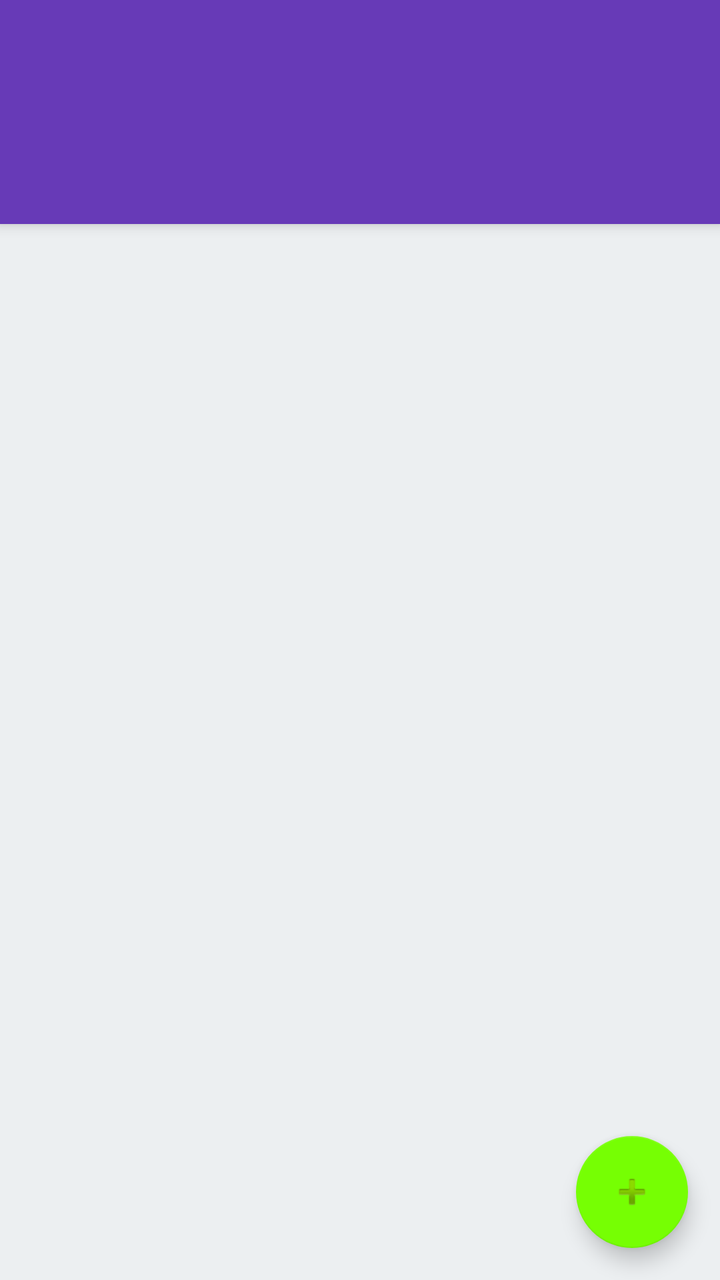
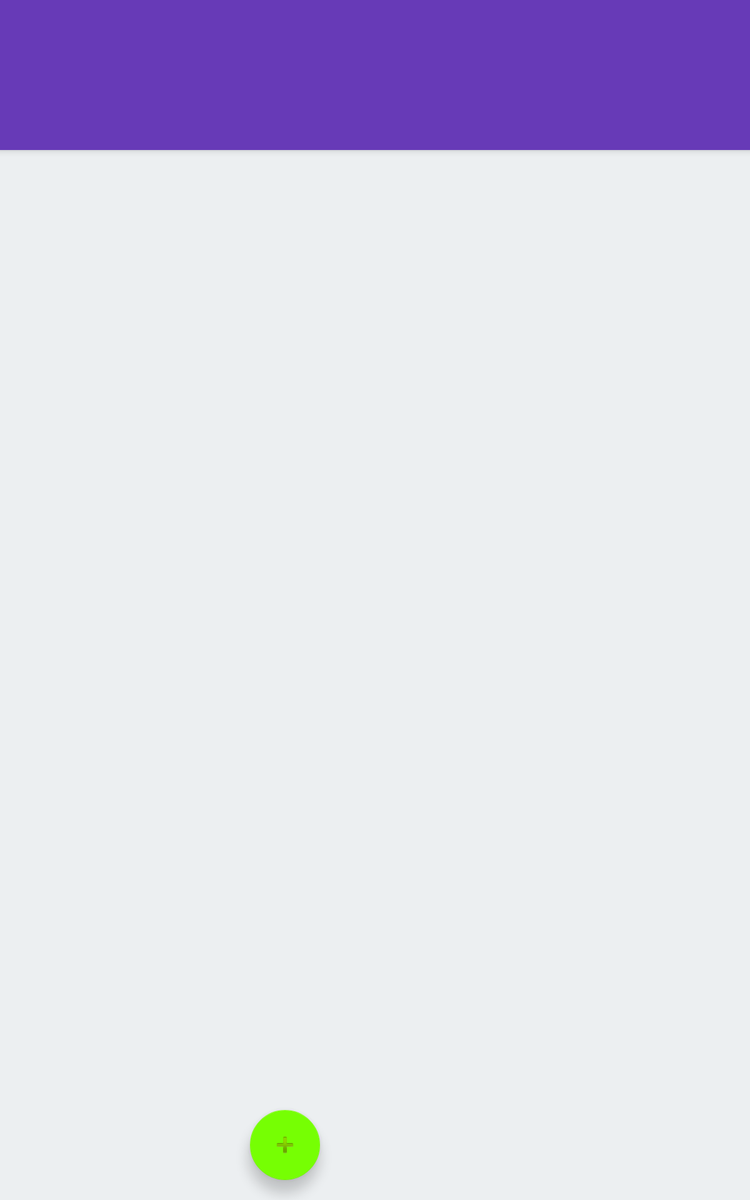

One screen, two layout resources from the same app: the default and the repository's alternative for another configuration. Each is rendered where Android would select it; the XML of both is given below.
<!-- AndroidManifest.xml: activity theme AppTheme.NoActionBar -->
<!-- res/layout/activity_main.xml -->
<?xml version="1.0" encoding="utf-8"?>
<android.support.design.widget.CoordinatorLayout
    xmlns:android="http://schemas.android.com/apk/res/android"
    xmlns:app="http://schemas.android.com/apk/res-auto"
    xmlns:tools="http://schemas.android.com/tools"
    android:id="@+id/main_content"
    android:layout_width="match_parent"
    android:layout_height="match_parent"
    android:fitsSystemWindows="true"
    tools:context=".activities.MainActivity">

    <android.support.design.widget.AppBarLayout
        android:id="@+id/appbar"
        android:layout_width="match_parent"
        android:layout_height="wrap_content"
        android:paddingTop="@dimen/appbar_padding_top"
        android:theme="@style/AppTheme.AppBarOverlay"
        app:elevation="@dimen/card_elevation">

        <android.support.v7.widget.Toolbar
            app:logoDescription="@string/menu_about"
            android:id="@+id/toolbar"
            android:layout_width="match_parent"
            android:layout_height="?attr/actionBarSize"
            android:background="@android:color/transparent"
            app:layout_scrollFlags="scroll|enterAlways"
            app:popupTheme="@style/AppTheme.PopupOverlay" />

            <android.support.design.widget.TabLayout
                android:contentDescription="@string/tabs_title_category_item_and_co_workers"
                android:id="@+id/tabs"
                android:layout_width="match_parent"
                android:layout_height="wrap_content"
                app:tabSelectedTextColor="@color/white"
                app:tabTextColor="@color/blue_grey_500" />

    </android.support.design.widget.AppBarLayout>


        <android.support.v4.view.ViewPager
            android:contentDescription="@string/this_view_pager_has_three_fragments"
            android:id="@+id/container"
            android:layout_width="match_parent"
            android:layout_height="match_parent"
            android:paddingStart="@dimen/activity_horizontal_margin"
            android:paddingLeft="@dimen/activity_horizontal_margin"
            android:paddingEnd="@dimen/activity_horizontal_margin"
            android:paddingRight="@dimen/activity_horizontal_margin"
            app:layout_behavior="@string/appbar_scrolling_view_behavior" />


    <android.support.design.widget.FloatingActionButton
        android:contentDescription="@string/floating_action_button"
        android:id="@+id/fab"
        android:layout_width="wrap_content"
        android:layout_height="wrap_content"
        android:layout_gravity="end|bottom"
        android:layout_margin="@dimen/fab_margin"
        android:src="@android:drawable/ic_input_add" />

</android.support.design.widget.CoordinatorLayout>
<!-- resources referenced by this layout -->
<resources>
  <color name="blue_grey_500">#607D8B</color>
  <color name="white">#FFFFFF</color>
  <dimen name="activity_horizontal_margin">16dp</dimen>
  <dimen name="appbar_padding_top">8dp</dimen>
  <dimen name="card_elevation">4dp</dimen>
  <dimen name="fab_margin">16dp</dimen>
  <string name="floating_action_button">Floating Action Button</string>
  <string name="menu_about">About</string>
  <string name="tabs_title_category_item_and_co_workers">Tabs title, Category, Item and Co-workers</string>
  <string name="this_view_pager_has_three_fragments">This view pager has three fragments</string>
  <style name="AppTheme.AppBarOverlay" parent="ThemeOverlay.AppCompat.Dark.ActionBar">
          <item name="android:textColorPrimary">@color/white</item>
  
      </style>
  <style name="AppTheme.PopupOverlay" parent="ThemeOverlay.AppCompat.Light">
      </style>
  <!-- from res/values-v21/ -->
  <style name="AppTheme.NoActionBar">
          <item name="windowActionBar">false</item>
          <item name="windowNoTitle">true</item>
          <item name="android:windowDrawsSystemBarBackgrounds">true</item>
          <item name="android:windowExitTransition">@transition/grid_exit</item>
          <item name="android:windowReenterTransition">@android:transition/slide_top</item>
      </style>
</resources>
<!-- res/layout-sw600dp/activity_main.xml (the repository's variant of the layout above) -->
<!-- drawn on a 7-inch tablet held upright -->
<?xml version="1.0" encoding="utf-8"?>
<android.support.design.widget.CoordinatorLayout
    xmlns:android="http://schemas.android.com/apk/res/android"
    xmlns:app="http://schemas.android.com/apk/res-auto"
    xmlns:tools="http://schemas.android.com/tools"
    android:id="@+id/main_content"
    android:layout_width="match_parent"
    android:layout_height="match_parent"
    android:fitsSystemWindows="true"
    tools:context=".activities.MainActivity">

    <android.support.design.widget.AppBarLayout
        android:id="@+id/appbar"
        android:layout_width="match_parent"
        android:layout_height="wrap_content"
        android:paddingTop="@dimen/appbar_padding_top"
        android:theme="@style/AppTheme.AppBarOverlay"
        app:elevation="@dimen/size_half">

        <android.support.v7.widget.Toolbar
            android:id="@+id/toolbar"
            android:layout_width="match_parent"
            android:layout_height="?attr/actionBarSize"
            android:background="@android:color/transparent"
            app:layout_scrollFlags="scroll|enterAlways"
            app:popupTheme="@style/AppTheme.PopupOverlay" />

        <LinearLayout
            android:layout_width="match_parent"
            android:layout_height="match_parent"
            android:orientation="horizontal">

            <android.support.design.widget.TabLayout
                android:id="@+id/tabs"
                android:layout_width="0dp"
                android:layout_height="wrap_content"
                android:layout_weight="1"
                app:tabSelectedTextColor="@color/white"
                app:tabTextColor="@color/blue_grey_500" />

            <android.support.design.widget.TabLayout
                android:id="@+id/tabs2"
                android:layout_width="0dp"
                android:layout_height="wrap_content"
                android:layout_weight="2"
                app:tabSelectedTextColor="@color/white"
                app:tabTextColor="@color/blue_grey_500" />


        </LinearLayout>


    </android.support.design.widget.AppBarLayout>

    <LinearLayout
        android:layout_width="match_parent"
        android:layout_height="match_parent"
        app:layout_behavior="@string/appbar_scrolling_view_behavior">

        <android.support.v4.view.ViewPager
            android:id="@+id/container"
            android:layout_width="0dp"
            android:layout_height="match_parent"
            android:layout_weight="1"
            android:paddingEnd="@dimen/activity_horizontal_margin"
            android:paddingLeft="@dimen/activity_horizontal_margin"
            android:paddingRight="@dimen/activity_horizontal_margin"
            android:paddingStart="@dimen/activity_horizontal_margin"
            app:layout_behavior="@string/appbar_scrolling_view_behavior" />

        <FrameLayout
            android:id="@+id/container2"
            android:layout_width="0dp"
            android:layout_height="match_parent"
            android:layout_weight="2" />

    </LinearLayout>

    <android.support.design.widget.FloatingActionButton
        android:id="@+id/fab"
        android:layout_width="wrap_content"
        android:layout_height="wrap_content"
        android:layout_gravity="end|bottom"
        android:layout_margin="@dimen/fab_margin"
        android:src="@android:drawable/ic_input_add"
        app:layout_anchor="@id/container"
        app:layout_anchorGravity="bottom|right|end"
        />

</android.support.design.widget.CoordinatorLayout>
<!-- resources referenced by the variant -->
<!-- as a 7-inch tablet held upright resolves them -->
<resources>
  <color name="blue_grey_500">#607D8B</color>
  <color name="white">#FFFFFF</color>
  <dimen name="activity_horizontal_margin">16dp</dimen>
  <dimen name="appbar_padding_top">8dp</dimen>
  <dimen name="fab_margin">16dp</dimen>
  <dimen name="size_half">4dp</dimen>
  <style name="AppTheme.AppBarOverlay" parent="ThemeOverlay.AppCompat.Dark.ActionBar">
          <item name="android:textColorPrimary">@color/white</item>
  
      </style>
  <style name="AppTheme.PopupOverlay" parent="ThemeOverlay.AppCompat.Light">
      </style>
  <!-- from res/values-v21/ -->
  <style name="AppTheme.NoActionBar">
          <item name="windowActionBar">false</item>
          <item name="windowNoTitle">true</item>
          <item name="android:windowDrawsSystemBarBackgrounds">true</item>
          <item name="android:windowExitTransition">@transition/grid_exit</item>
          <item name="android:windowReenterTransition">@android:transition/slide_top</item>
      </style>
</resources>
